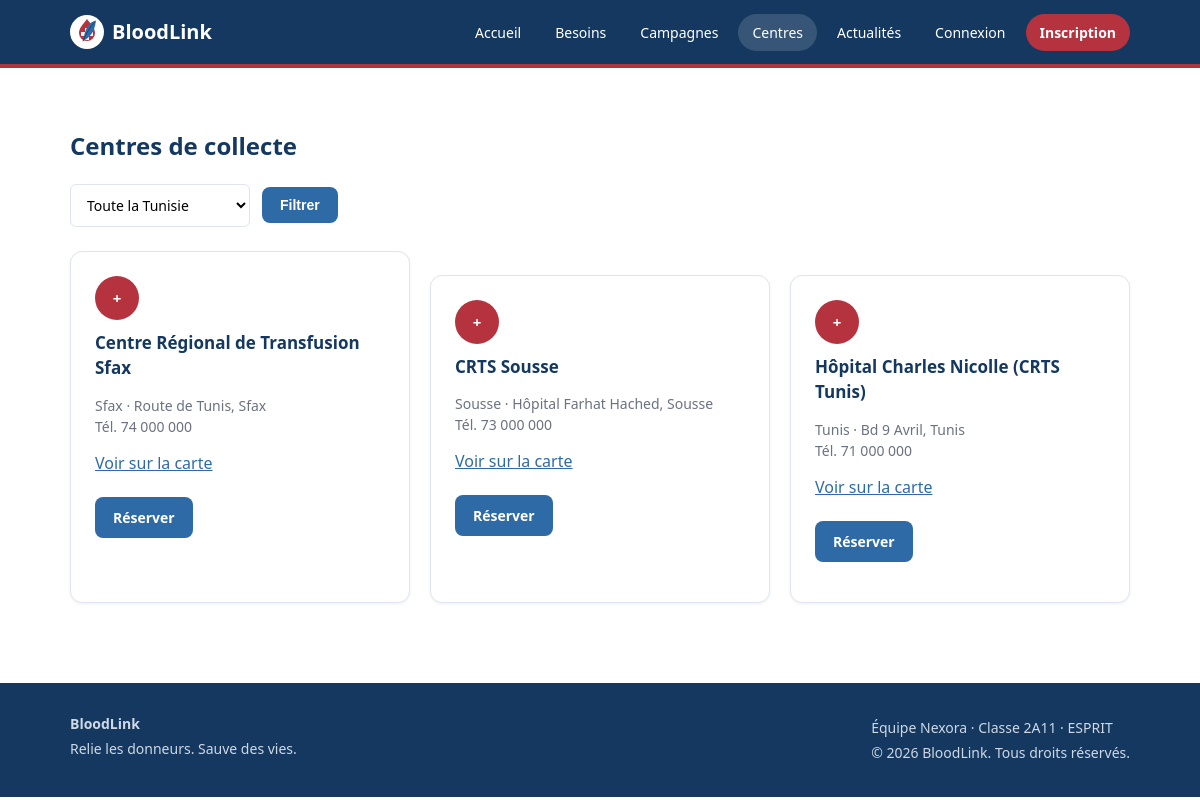
Screenshot of /index.php?page=centres with the database file from the repository.
### tables this page shows
CREATE TABLE IF NOT EXISTS centres (
    id INT AUTO_INCREMENT PRIMARY KEY,
    name VARCHAR(120) NOT NULL UNIQUE,
    address VARCHAR(255) NULL,
    phone VARCHAR(30) NULL,
    status ENUM('pending', 'validated') NOT NULL DEFAULT 'pending',
    gouvernorat_id INT NOT NULL,
    created_at TIMESTAMP DEFAULT CURRENT_TIMESTAMP,
    CONSTRAINT fk_centres_gouvernorat FOREIGN KEY (gouvernorat_id) REFERENCES gouvernorats(id) ON UPDATE CASCADE
);

CREATE TABLE IF NOT EXISTS gouvernorats (
    id INT AUTO_INCREMENT PRIMARY KEY,
    name VARCHAR(80) NOT NULL UNIQUE
);

### app/Controllers/Controller.php (called while the page is built, shortened)
<?php
abstract class Controller
{
    protected function render(string $view, array $data = [], ?string $scriptsView = null): void
    {
        $content      = $this->capture(__DIR__ . '/../Views/pages/' . $view . '.php', $data);
    }
    private function capture(string $file, array $data): string
    {
        extract($data, EXTR_SKIP);
        require $file;
        return (string) ob_get_clean();
    }
}

### app/Controllers/CentreController.php (called while the page is built, shortened)
<?php
class CentreController extends Controller
{
    public function index(): void
    {
        $gov = (int) ($_GET['gov'] ?? 0) ?: null;
        $this->render('centres', ['centres' => Centre::validated($gov), 'gouvernorats' => Centre::gouvernorats(), 'gov' => $gov]);
    }
}

### public/index.php (called while the page is built, shortened)
<?php
$app = __DIR__ . '/../app';
require_once $app . '/config/Database.php';
require_once $app . '/helpers.php';
foreach (glob($app . '/Models/*.php') as $file) {
    require_once $file;
}
require_once $app . '/Controllers/Controller.php';
$routes = require $app . '/routes.php';
$page   = (string) ($_GET['page'] ?? 'home');
[$class, $method, $access] = $routes[$page];
try {
    (new $class())->$method();
} catch (Throwable $e) {
    error_log($e->getMessage());
    (new ErrorController())->serverError();
}

### app/config/Database.php (called while the page is built)
<?php
class Database
{
    private static ?PDO $pdo = null;
    public static function getConnexion(): PDO
    {
        if (self::$pdo === null) {
            $file = is_file(__DIR__ . '/config.php') ? __DIR__ . '/config.php' : __DIR__ . '/config.example.php';
            $c = require $file;
            try {
                self::$pdo = new PDO(
                    'mysql:host=' . $c['host'] . ';dbname=' . $c['name'] . ';charset=utf8mb4',
                    $c['user'],
                    $c['pass'],
                    [
                        PDO::ATTR_ERRMODE            => PDO::ERRMODE_EXCEPTION,
                        PDO::ATTR_DEFAULT_FETCH_MODE => PDO::FETCH_ASSOC,
                        PDO::ATTR_EMULATE_PREPARES   => false,
                    ]
                );
            } catch (PDOException $e) {
                error_log('DB connection failed: ' . $e->getMessage());
                throw new RuntimeException('Base de données indisponible.', 0, $e);
            }
        }
        return self::$pdo;
    }
}

### app/config/config.example.php (called while the page is built)
<?php
return [
    'host' => 'localhost',
    'name' => 'bloodlink',
    'user' => 'root',
    'pass' => '',
];

### app/Models/Model.php (called while the page is built, shortened)
<?php
class Model
{
    public static function all(string $sql, array $params = []): array
    {
        $stmt = Database::getConnexion()->prepare($sql);
        $stmt->execute($params);
        return $stmt->fetchAll();
    }
}

### app/Models/Centre.php (called while the page is built, shortened)
<?php
class Centre extends Model
{
    public static function validated(?int $gouvernorat = null): array
    {
        $sql = "SELECT c.*, g.name AS gouvernorat FROM centres c JOIN gouvernorats g ON g.id = c.gouvernorat_id WHERE c.status = 'validated'";
        $params = [];
        return self::all($sql . ' ORDER BY g.name, c.name', $params);
    }
}

### app/helpers.php (called while the page is built, shortened)
<?php
function e(mixed $value): string
{
    return htmlspecialchars((string) $value, ENT_QUOTES, 'UTF-8');
}

### app/Views/pages/centres.php (the view, shortened to what this page needs)
<section class="wrap section">
    <h1>Centres de collecte</h1>
    <form class="filters" method="GET" action="index.php">
        <select name="gov" aria-label="Gouvernorat">
            <option value="">Toute la Tunisie</option>
        </select>
        <button class="btn btn-secondary" type="submit">Filtrer</button>
    </form>
    <div class="grid">
        <?php foreach ($centres as $c): ?>
            <article class="card need-card">
                <div class="badge-blood">+</div>
                <h3><?= e($c['name']) ?></h3>
                <p class="muted"><?= e($c['gouvernorat']) ?><?= $c['address'] ? ' · ' . e($c['address']) : '' ?><?= $c['phone'] ? '<br>Tél. ' . e($c['phone']) : '' ?></p>
                <a href="https://www.openstreetmap.org/search?query=<?= urlencode($c['name'] . ' ' . $c['address']) ?>" target="_blank" rel="noopener noreferrer">Voir sur la carte</a>
                <p><a class="btn btn-secondary" href="index.php?page=reserve&amp;centre=<?= (int) $c['id'] ?>">Réserver</a></p>
            </article>
        <?php endforeach; ?>
    </div>
</section>

### public/assets/css/style.css (style rules this page uses)
:root { --navy: #14385F; --red: #B5333F; --blue: #2E6BA6; --grey: #F3F6FA; --text: #1f2a37; --muted: #6b7280; --border: #dfe5ee; --radius: 12px; }
* { box-sizing: border-box; }
body { margin: 0; font-family: 'Segoe UI', Roboto, Arial, sans-serif; color: var(--text); background: #fff; line-height: 1.5; }
a { color: var(--blue); }
.wrap { max-width: 1100px; margin: 0 auto; padding: 0 20px; }
.section { padding: 40px 20px; }
.muted { color: var(--muted); font-size: 14px; }
.btn { display: inline-block; border: 0; border-radius: 8px; padding: 10px 18px; font-size: 14px; font-weight: 600; cursor: pointer; text-decoration: none; }
.btn-secondary { background: var(--blue); color: #fff; }
.grid { display: grid; grid-template-columns: repeat(auto-fill, minmax(260px, 1fr)); gap: 20px; }
.card { background: #fff; border: 1px solid var(--border); border-radius: var(--radius); padding: 24px; box-shadow: 0 1px 3px rgba(20,56,95,.08); }
.need-card h3 { color: var(--navy); margin: 10px 0 4px; font-size: 17px; }
.badge-blood { width: 44px; height: 44px; border-radius: 50%; background: var(--red); color: #fff; display: grid; place-items: center; font-weight: 700; font-size: 20px; }
select, textarea, input[type=date], input[type=number], input[type=search] { width: 100%; padding: 10px 12px; border: 1px solid var(--border); border-radius: 6px; font-size: 14px; font-family: inherit; background: #fff; }
.filters { display: flex; gap: 12px; flex-wrap: wrap; align-items: center; margin: 0 0 24px; }
.filters select { width: auto; min-width: 180px; }
.badge-blood { font-size: 15px; }
.card + .card { margin-top: 24px; }
.section h1 { color: var(--navy); }
.need-card .btn { margin-top: 6px; }

### rows the page displays
centres: name "Centre Régional de Transfusion Sfax", gouvernorat.name "Sfax", address "Route de Tunis, Sfax", phone "74 000 000"
centres: name "CRTS Sousse", gouvernorat.name "Sousse", address "Hôpital Farhat Hached, Sousse", phone "73 000 000"
centres: name "Hôpital Charles Nicolle (CRTS Tunis)", gouvernorat.name "Tunis", address "Bd 9 Avril, Tunis", phone "71 000 000"
